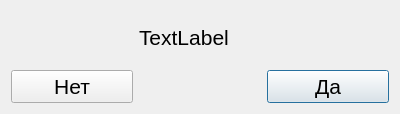
<?xml version="1.0" encoding="UTF-8"?>
<ui version="4.0">
 <class>QuestionDialog</class>
 <widget class="QDialog" name="QuestionDialog">
  <property name="geometry">
   <rect>
    <x>0</x>
    <y>0</y>
    <width>400</width>
    <height>114</height>
   </rect>
  </property>
  <property name="windowTitle">
   <string>Dialog</string>
  </property>
  <layout class="QGridLayout" name="gridLayout">
   <item row="0" column="0">
    <widget class="QLabel" name="lblImage">
     <property name="font">
      <font>
       <pointsize>11</pointsize>
      </font>
     </property>
     <property name="text">
      <string/>
     </property>
     <property name="pixmap">
      <pixmap resource="../resources.qrc">:/images/exclamation.png</pixmap>
     </property>
    </widget>
   </item>
   <item row="0" column="1" colspan="2">
    <widget class="QLabel" name="lblText">
     <property name="font">
      <font>
       <pointsize>16</pointsize>
      </font>
     </property>
     <property name="text">
      <string>TextLabel</string>
     </property>
    </widget>
   </item>
   <item row="1" column="2">
    <widget class="QPushButton" name="btnOK">
     <property name="font">
      <font>
       <pointsize>16</pointsize>
      </font>
     </property>
     <property name="text">
      <string>Да</string>
     </property>
     <property name="icon">
      <iconset resource="../resources.qrc">
       <normaloff>:/images/ok.png</normaloff>:/images/ok.png</iconset>
     </property>
     <property name="iconSize">
      <size>
       <width>42</width>
       <height>42</height>
      </size>
     </property>
    </widget>
   </item>
   <item row="1" column="0">
    <widget class="QPushButton" name="btnCancel">
     <property name="font">
      <font>
       <pointsize>16</pointsize>
      </font>
     </property>
     <property name="text">
      <string>Нет</string>
     </property>
     <property name="icon">
      <iconset resource="../resources.qrc">
       <normaloff>:/images/delete.png</normaloff>:/images/delete.png</iconset>
     </property>
     <property name="iconSize">
      <size>
       <width>42</width>
       <height>42</height>
      </size>
     </property>
    </widget>
   </item>
  </layout>
 </widget>
 <resources>
  <include location="../resources.qrc"/>
 </resources>
 <connections/>
</ui>
